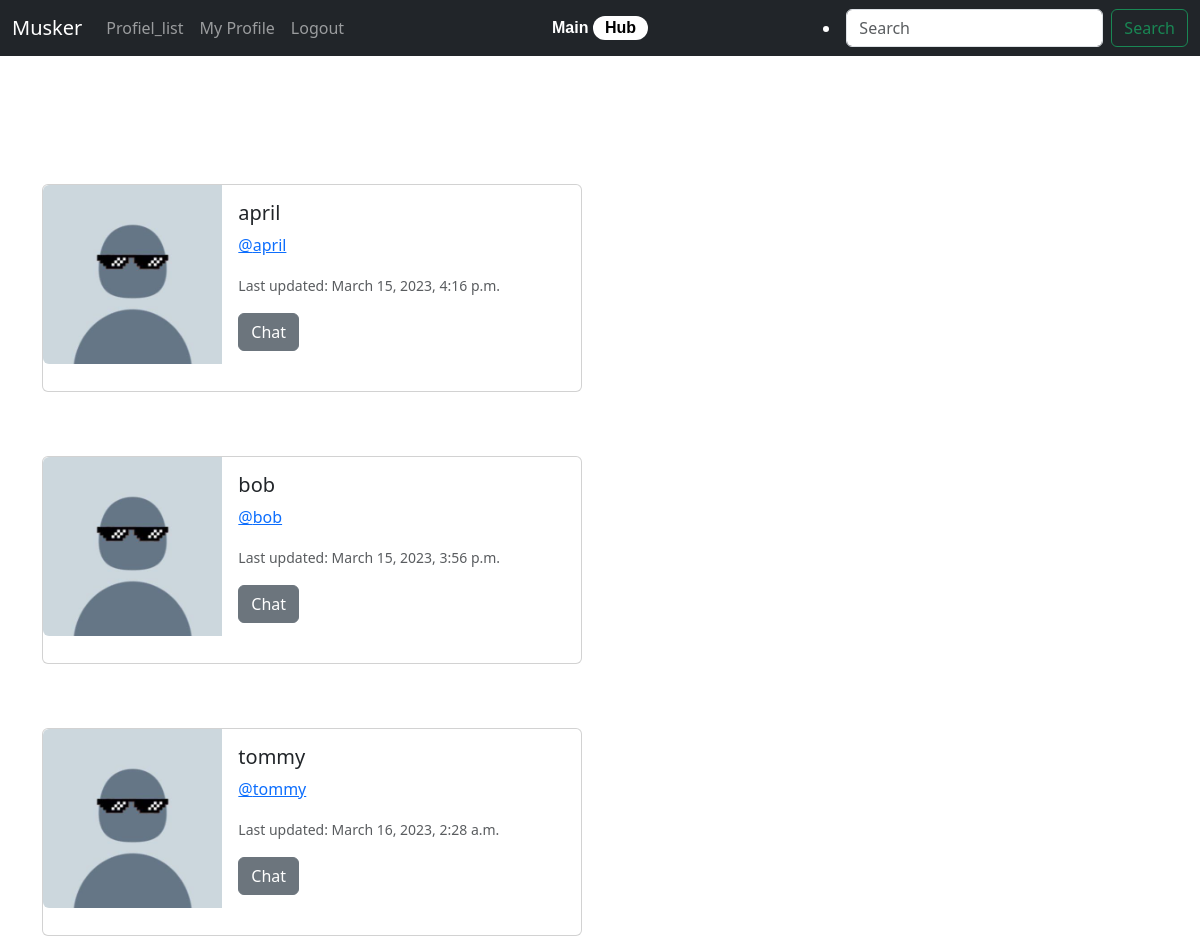
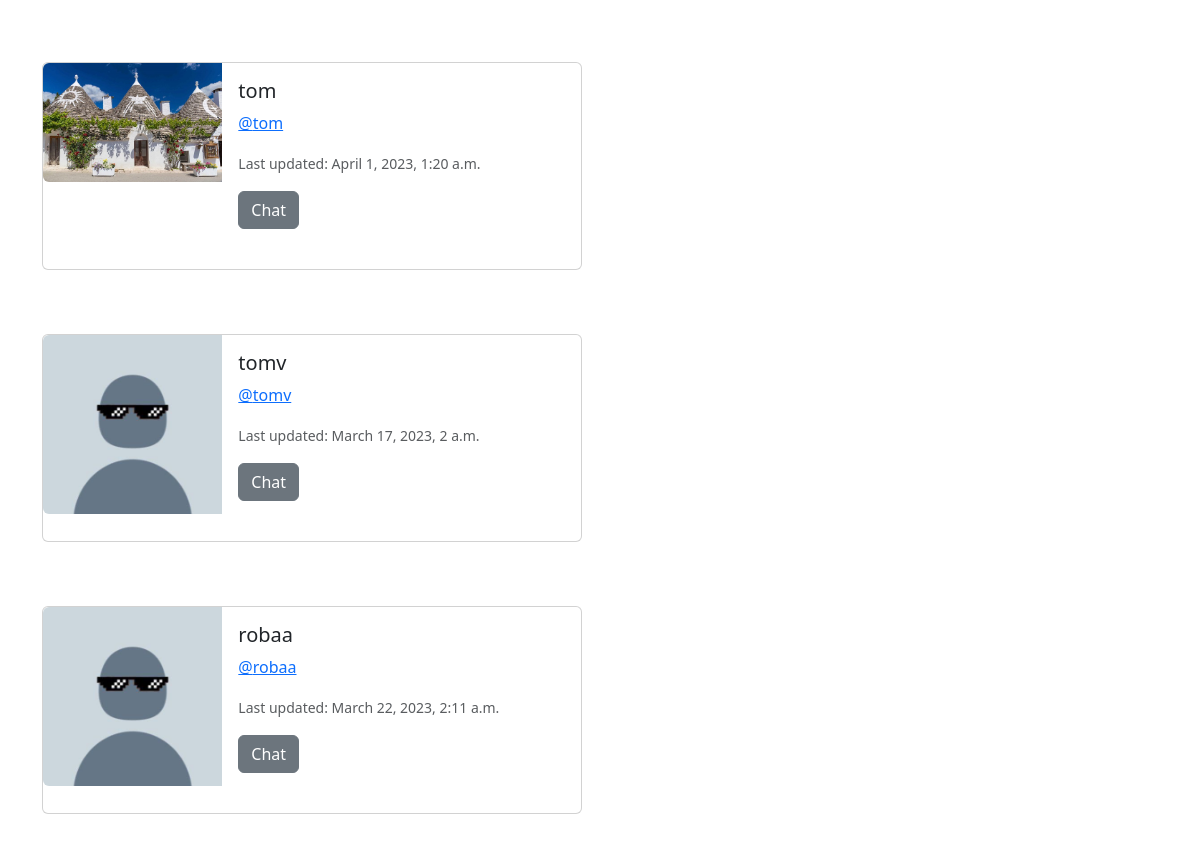
Screenshot of /profile_list/ (signed in) with the database file from the repository (2 pictures, top to bottom).
### muster/models.py (models this page shows, shortened)
class Profile(models.Model):
    user = models.OneToOneField(User,on_delete=models.CASCADE)
    follows = models.ManyToManyField("self",
        related_name="followed_by",
        symmetrical=False,
        blank=True)
    date_modified = models.DateTimeField(User,auto_now=True)
    profile_image = models.ImageField(null=True,blank=True,upload_to="images/")

### muster/views.py (the view)
# urls.py: path('profile_list/',views.profile_list,name='profile_list'),
def profile_list(request):
    if request.user.is_authenticated:
        profiles = Profile.objects.exclude(user=request.user)
        return render(request,'profile_list.html',{"profiles":profiles})
    else:
        messages.success(request,("You Must be logged in to view this page"))
        return redirect('home')

### muster/templates/profile_list.html (shortened to what this page needs)
{% extends 'base.html' %}
{% load static %}
{% block content %}
    <h1>Profile list</h1>
<br/>
{% if profiles %}
    {% for profile in profiles %}
        <div class="card mb-3" style="max-width: 540px;">
            <div class="row g-0">
            <div class="col-md-4">
                {% if profile.profile_image %}
                <img src="{{ profile.profile_image.url }}" class="img-fluid rounded-start" alt="dif profile pic">
                {% else %}
                <img src="{% static 'images/profile_pic.jpg' %}" class="img-fluid rounded-start" alt="dif profile pic">
                {% endif %}
            </div>
            <div class="col-md-8">
                <div class="card-body">
                <h5 class="card-title">{{ profile.user.username }}</h5>
                <p class="card-text"><a href="{% url 'profile' profile.user.id %}">@{{ profile.user.username|lower }}</a></p>
                <p class="card-text"><small class="text-muted">Last updated: {{ profile.date_modified }}</small></p>
                <form method='post' action="{%url 'hHomepage'%}"id='bob'>
                    <button name = "chatid" value="{{ profile.user.username }}" class="btn btn-secondary" type="submit">Chat</button><br/><br/>
                </form>
                </div>
            </div>
            </div>
        </div>
        <br/><br/>
    {% endfor %}
{% endif %}
{% endblock %}

### muster/templates/base.html (shortened to what this page needs)
<!doctype html>
<html lang="en">
  <head>
    <link href="https://cdn.jsdelivr.net/npm/bootstrap@5.3.0-alpha1/dist/css/bootstrap.min.css" rel="stylesheet">
  </head>
  <body>
    {% include 'navbar.html' %}
    <br/>
    <div class="container">
      <br/>
        {% block content %}
        {% endblock %}
    </div>
 </body>
</html>

### muster/templates/navbar.html (shortened to what this page needs)
<link rel="stylesheet" href="static/styles.css">
<nav class="navbar navbar-expand-lg navbar-dark bg-dark">
  <div class="container-fluid">
      <a class="navbar-brand" href="{% url 'home' %}">Musker</a>
      <div class="collapse navbar-collapse" id="navbarSupportedContent">
        <ul class="navbar-nav me-auto mb-2 mb-lg-0">
          <li class="nav-item">
            <a class="nav-link" href="{% url 'profile_list' %}">Profiel_list</a>
          </li>
          {% if user.is_authenticated %}
            <li class="nav-item">
            <a class="nav-link" href="{% url 'profile' request.user.id %}">My Profile</a>
            </li>
            <li class="nav-item">
            <a class="nav-link" href="{% url 'logout'  %}">Logout</a>
            </li>
          {% endif %}
        </ul>
        {% load static %}
        <center>
        <li class="nav-item">
          <div class="hub">
            <span contenteditable="true">Main</span>
            <span contenteditable="true">Hub</span>
          </div>
        </li>
        </center>
        <form class="d-flex" role="search">
          <input class="form-control me-2" type="search" placeholder="Search" aria-label="Search">
          <button class="btn btn-outline-success" type="submit">Search</button>
        </form>
      </div>
    </div>
  </nav>

### muster/static/styles.css (style rules this page uses)
html { height: 100%; }
body { color:#ffffff }
.hub { display: block; font-family: sans-serif; font-weight: bold; position: absolute; top: 50%; left: 50%; transform: translate(-50%, -50%); }
.hub span:nth-child(2) { background: #ffffff; color: #000000; border-radius: 1vw; padding: 0 1vw 0 1vw; display: inline-block; }

### rows the page displays
Profile: user.username "april", date_modified "March 15, 2023, 4:16 p.m."
Profile: user.username "bob", date_modified "March 15, 2023, 3:56 p.m."
Profile: user.username "tommy", date_modified "March 16, 2023, 2:28 a.m."
Profile: profile_image (picture), user.username "tom", date_modified "April 1, 2023, 1:20 a.m."
Profile: user.username "tomv", date_modified "March 17, 2023, 2 a.m."
Profile: user.username "robaa", date_modified "March 22, 2023, 2:11 a.m."
